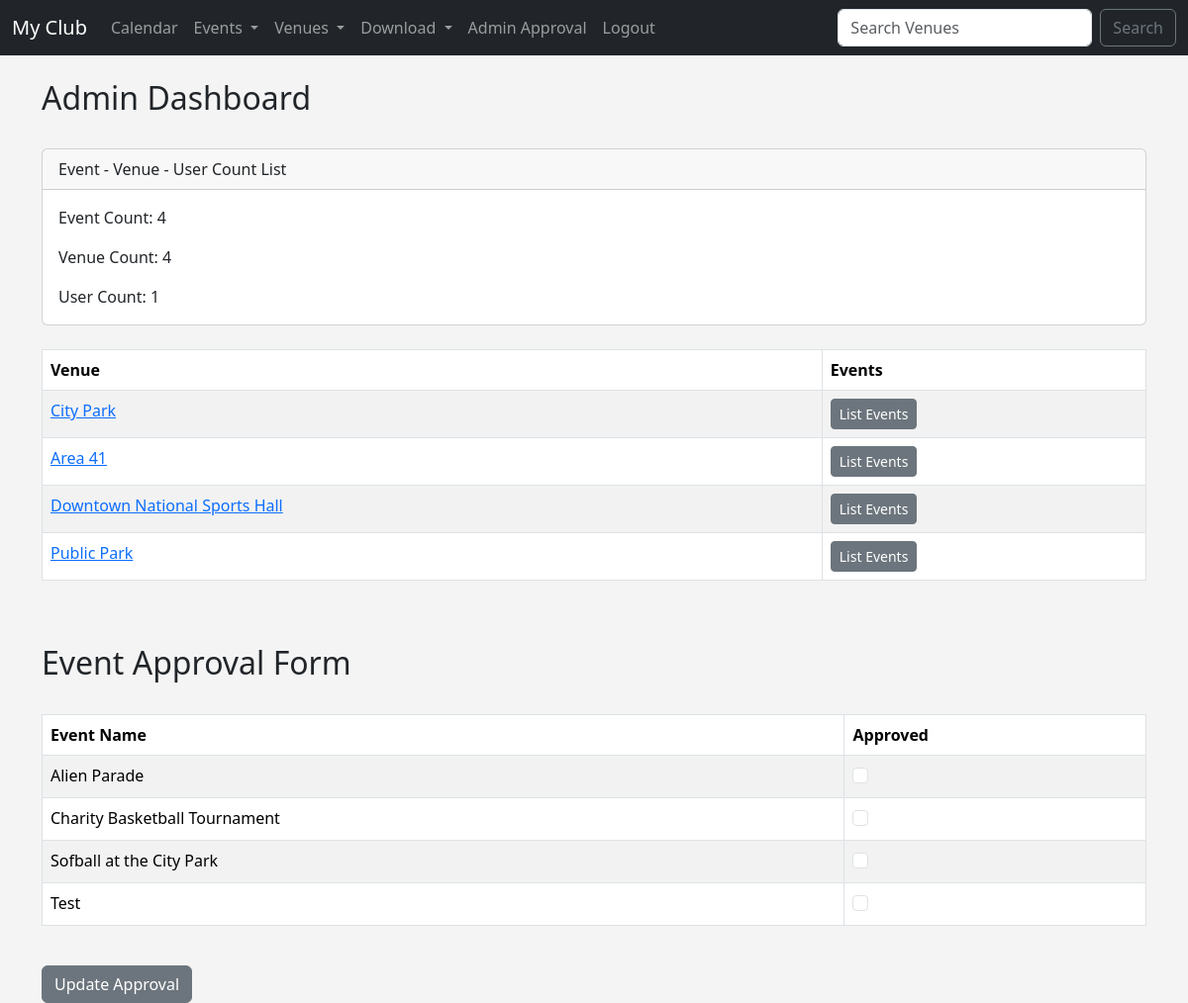
/admin_approval (signed in), run on an earlier commit of the app's database.
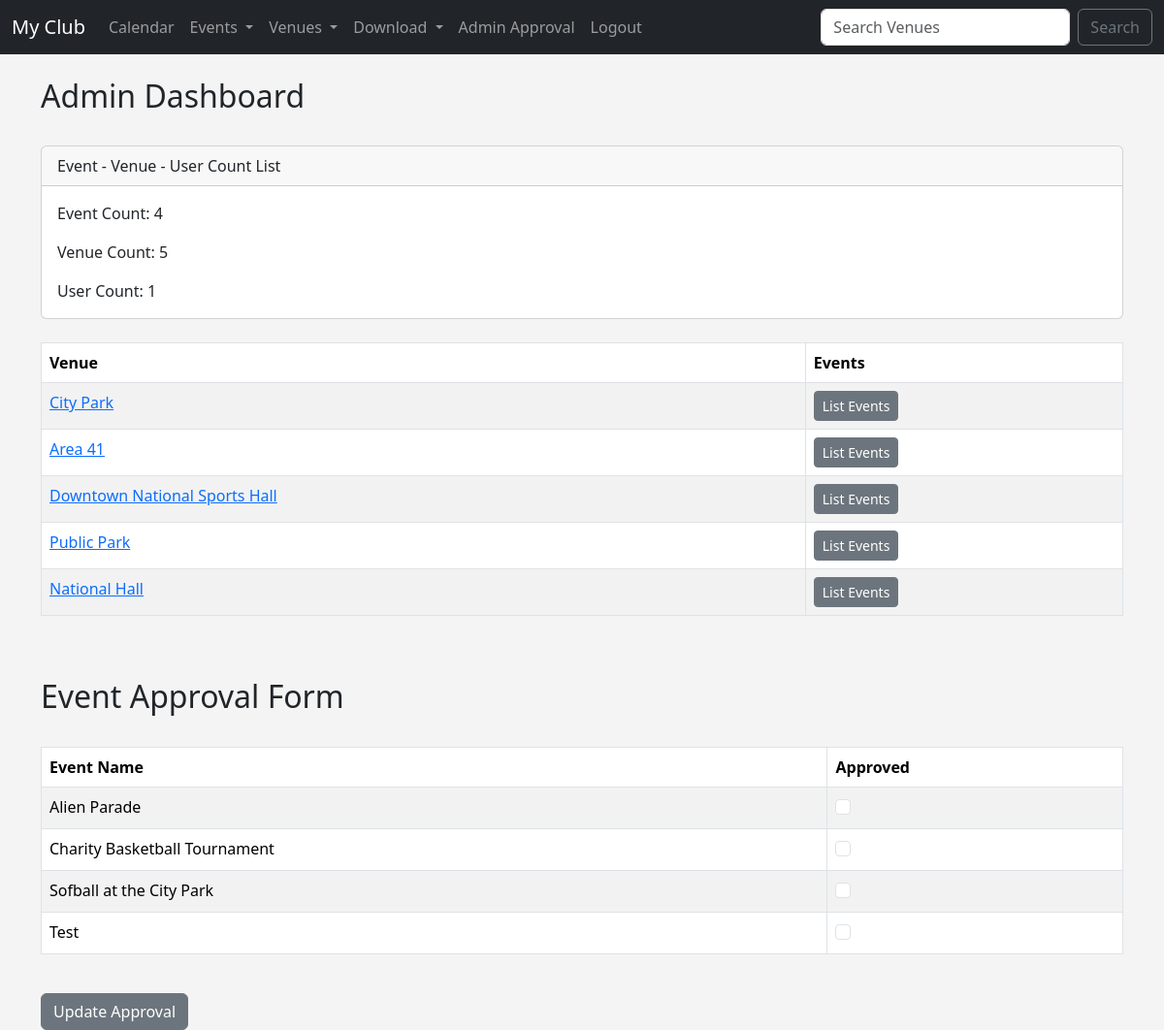
And on a later commit of the database.
### events/models.py (models this page shows, shortened)
class Venue(models.Model):
	name = models.CharField('Venue Name', max_length = 120)
	address = models.CharField(max_length = 300)
	zip_code = models.CharField('Zip Code',max_length = 15)
	phone = models.CharField('Contact Phone',max_length = 15, blank = True)
	web = models.URLField('Website Address', blank = True)
	email_address = models.EmailField('Email Address', blank = True)
	owner = models.IntegerField("Venue Owner", blank = False, default = 1)
	venue_image = models.ImageField(null = True, blank = True, upload_to="images/")
	def __str__ (self):
		return self.name

class Event(models.Model):
	name = models.CharField('Event Name', max_length = 120)
	event_date = models.DateTimeField('Event Date')
	venue = models.ForeignKey(Venue, blank = True , null = True, on_delete = models.CASCADE)
	manager = models.ForeignKey(User, blank = True, null = True, on_delete = models.SET_NULL)
	description = models.TextField(blank = True)
	attendees = models.ManyToManyField(MyClubUser, blank = True)
	approved = models.BooleanField('Approved', default = False)
	def __str__(self):
		return self.name

### events/views.py (the view)
# urls.py: path('admin_approval', views.admin_approval, name = "admin_approval"),
def admin_approval(request):
	venue_list = Venue.objects.all()
	event_count = Event.objects.all().count()
	venue_count = Venue.objects.all().count()
	user_count = User.objects.all().count()
	event_list = Event.objects.all().order_by('-event_date')
	if request.user.is_superuser:
		if request.method == "POST":
			id_list = request.POST.getlist('boxes')
			event_list.update(approved = False)
			for x in id_list:
				Event.objects.filter(pk=int(x)).update(approved = True)
			messages.success(request,("Event list approval has been updated!"))
			return redirect('list-events')
		else:
			return render(request, 'events/admin_approval.html',
				{'event_list': event_list,
				'event_count': event_count,
				'venue_count': venue_count,
				'user_count': user_count,
				'venue_list': venue_list})
	else:
		messages.success(request,("You aren't authorized to access this page!"))
		return redirect('home')
	return render(request, 'events/admin_approval.html',
		{})

### events/templates/events/admin_approval.html (shortened to what this page needs)
{% extends 'events/base.html' %}
{% block content %}
	<h2>Admin Dashboard</h2>
	<br/>
	<form action="" method="POST">
		<div class="card">
			<div class="card-header">
				Event - Venue - User Count List
			</div>
			<div class="card-body">
				<p class="card-text">Event Count: {{ event_count}}</p>
				<p class="card-text">Venue Count: {{ venue_count}}</p>
				<p class="card-text">User Count: {{ user_count}}</p>
			</div>
		</div>
		<br/>
		<table class="table table-striped table-hover table-bordered">
			<thead>
				<tr>
					<th scope="col">Venue</th>
					<th scope="col">Events</th>
				</tr>
			</thead>
			<tbody>
				{% for venue in venue_list %}
					<tr>
						<td>
							<a href="{% url 'show-venue' venue.id %}">{{ venue }}</a>
						</td>
						<td>
							<a href="{% url 'venue-events' venue.id %}" class="btn btn-sm btn-secondary">List Events</a>
						</td>
					</tr>
				{% endfor %}
			</tbody>
		</table>
		<br/><br/>
		<h2>Event Approval Form</h2>
		<br/>
		<table class="table table-striped table-hover table-bordered">
			<thead>
				<tr>
					<th scope="col">Event Name</th>
					<th scope="col">Approved</th>
				</tr>
			</thead>
			<tbody>
				{% for event in event_list %}
					<tr>
						<td>{{ event }}</td>
						<td>
							{% if event.approved %}
								<div class="form-check">
									<input type="checkbox" class="form-check-input" checked="checked" value={{event.id}} name="boxes">
								</div>
							{% else %}
								<div class="form-check">
									<input type="checkbox" class="form-check-input" value={{event.id}} name="boxes">
								</div>
							{% endif %}
						</td>
					</tr>
				{% endfor %}
			</tbody>
		</table>
		<br/>
		<button class="btn btn-secondary" type="submit">Update Approval</button>
	</form>
{% endblock %}

What changed in the data, as far as the page shows it:
added Venue: name "National Hall"
Also different on the page:
{{ venue_count }}: "4" → "5"
